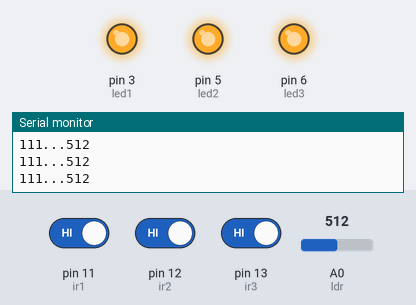
Simulated run of this sketch. Board: Arduino Uno, built with avr-gcc and run on an emulated ATmega328P. Parts: output pins drawn as LEDs (lit = HIGH), the last lines printed to the serial monitor. Dashed ring = blinking. The inputs (shaded band) are chosen by the test bench; at power-on: pin 11 (ir1) HIGH, A0 (ldr) = 512, pin 12 (ir2) HIGH, pin 13 (ir3) HIGH.

Above: at 1.2 s.
1.3 s: pin 11 (ir1) driven LOW
At 2.0 s:
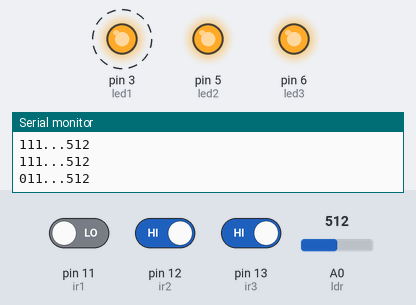
4.3 s: A0 (ldr) set to 98
7.3 s: A0 (ldr) set to 84
At 8.1 s:
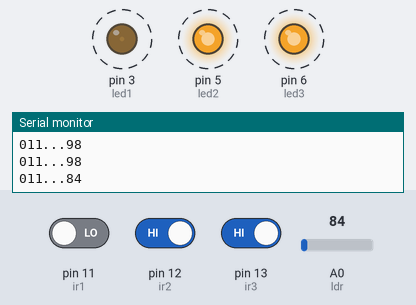
10.3 s: pin 12 (ir2) driven LOW
At 11.9 s:
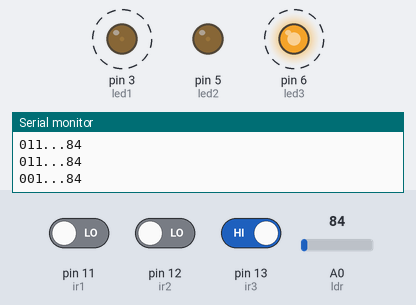
13.3 s: pin 11 (ir1) driven HIGH
At 14.01 s:
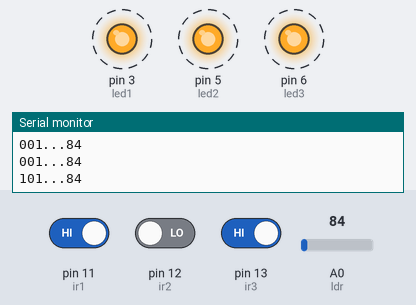
16.3 s: pin 13 (ir3) driven LOW
At 17.7 s:
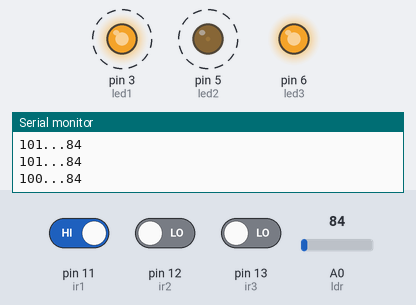
Timing chart, 0 to 20.3 s (numbered marks = the images above; inputs shaded):
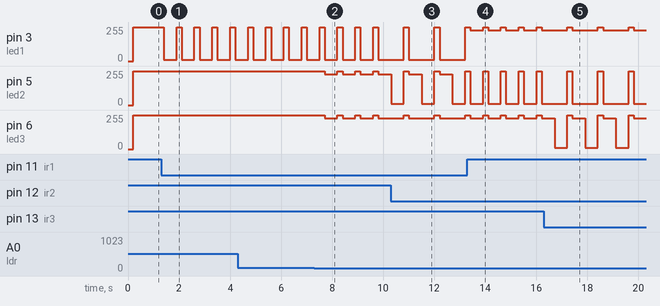

The sketch:

arduino_code.ino
```cpp
const int led1 = 3;
const int led2 = 5;
const int led3 = 6;
int ldr = A0;
const int ir1 = 11;
const int ir2 = 12;
const int ir3 = 13;
int a, b, c;
int ldrStatus;
void setup() {
  // put your setup code here, to run once:
  Serial.begin (9600);

  pinMode (led1, OUTPUT);
  pinMode (led2, OUTPUT);
  pinMode (led3, OUTPUT);

  pinMode (ldr, INPUT);
  pinMode (ir1, INPUT);
  pinMode (ir2, INPUT);
  pinMode (ir3, INPUT);
}

void loop() {

  // put your main code here, to run repeatedly:
  int ldrStatus = analogRead (ldr);

  a = digitalRead(ir1);
  b = digitalRead(ir2);
  c = digitalRead(ir3);

  Serial.print(a);
  Serial.print(b);
  Serial.print(c);
  Serial.print("...");
  Serial.println(ldrStatus);
  delay(200);
  //evening/night dim light
  if (ldrStatus <= 90 ) {
    analogWrite (led1, 230);
    analogWrite (led2, 230);
    analogWrite (led3, 230);
  }
  //night and ir1 senses
    if (digitalRead(ir1) == 0){
    analogWrite (led1, 10);
    delay(500);
    //analogWrite (led1, 10);
    }

   //night and ir2 senses
    if (digitalRead(ir2) == 0){
    analogWrite (led2, 10);
    delay(500);
    //analogWrite (led2, 0);
    }
    //night and ir3 senses
    if (digitalRead(ir3) == 0){
    analogWrite (led3, 10);
     delay(500);
    //analogWrite (led3, 70);
    }

  if (ldrStatus > 80) {
    analogWrite (led1, 255);
    analogWrite (led2, 255);
    analogWrite (led3, 255);
  }


}
```

Measured:
- the behaviour switches between 91 and 90 on A0 (ldr) (found by bisection; images 1 and 2)
- after the input at 1.3 s, pin 3 (led1): alternates 255/255 for 0.20 s and 10/255 for 0.50 s, starting after 0.10 s
- after the input at 7.3 s, pin 5 (led2), pin 6 (led3): alternates 255/255 for 0.20 s and 230/255 for 0.50 s, starting after 0.41 s
- after the input at 10.3 s, pin 3 (led1): alternates 255/255 for 0.20 s and 10/255 for 1.0 s, starting after 0.51 s; pin 6 (led3): alternates 255/255 for 0.20 s and 230/255 for 1.0 s, starting after 0.51 s
- after the input at 13.3 s, pin 3 (led1): alternates 255/255 for 0.20 s and 230/255 for 0.50 s, starting after 0.11 s; pin 6 (led3): alternates 255/255 for 0.20 s and 230/255 for 0.50 s, starting after 0.61 s
- after the input at 16.3 s, pin 3 (led1): alternates 255/255 for 0.20 s and 230/255 for 1.0 s, starting after 0.91 s; pin 5 (led2): alternates 255/255 for 0.20 s and 10/255 for 1.0 s, starting after 0.91 s
